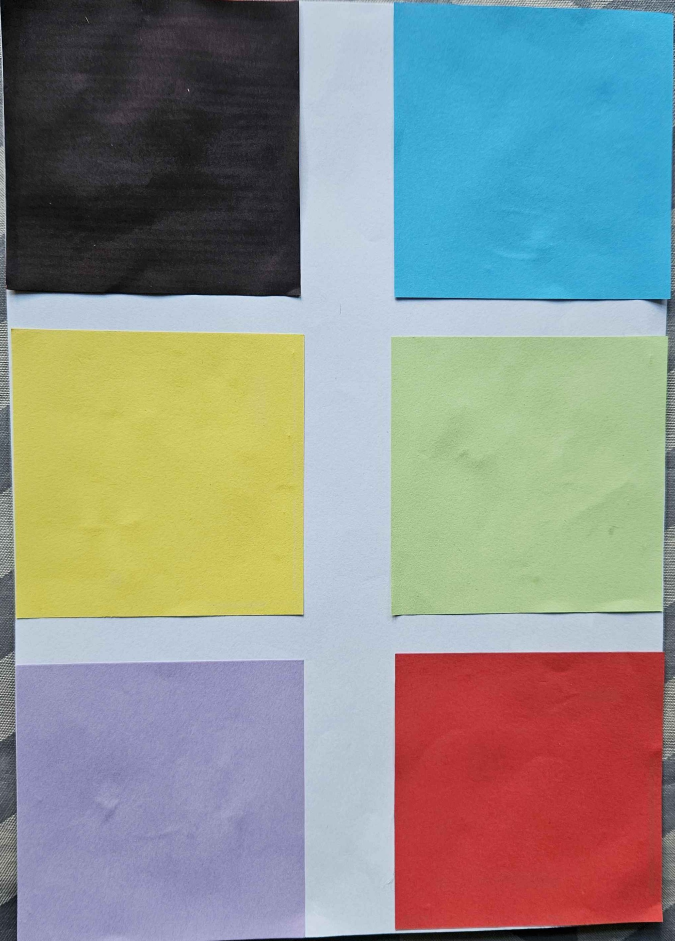
//> input picture src/test/DetectColor/colors.jpg, 2024 x 2823 px (shown at 1/3 size)
$ ./test   (built with g++ and OpenCV 4)
//> lines starting //> are read from the running program, lines starting //| are printed output that depends on the picture; after the words box and inside, x2 and y2 are one past the last pixel; in counts of white or black regions, pixels touching at a corner belong together
#include <opencv2/imgcodecs.hpp>
#include <opencv2/highgui.hpp>
#include <opencv2/imgproc.hpp>
#include <iostream>

int hMin = 0, sMin = 0, vMin = 0;
int hMax = 179, sMax = 255, vMax = 255;

const unsigned short OUTPUT_WIDTH = 240, OUTPUT_HEIGHT = 320;

// Callback functions for trackbars (no need to do anything here)
void onTrackbarChange(int, void*) {}

int main(int argc, char const *argv[]) {
    std::string path = "colors.jpg"; // Original size: 2.024 × 2.823
    cv::Mat img = cv::imread(path), imgHSV, mask;
//> img is the input picture: 2823 rows x 2024 cols, CV_8UC3; mean B, G, R 141.2, 146.4, 142.2
    cv::resize(img, img, cv::Size(OUTPUT_WIDTH, OUTPUT_HEIGHT));
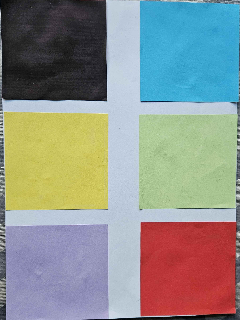
//> img: 320 rows x 240 cols, CV_8UC3; mean B, G, R 141.1, 146.3, 142.1
    cv::cvtColor(img, imgHSV, cv::COLOR_BGR2HSV);
//> imgHSV: 320 rows x 240 cols, CV_8UC3; mean H, S, V 82.8, 87.2, 175.9

    // Create trackbars in "Trackbars" window
    cv::namedWindow("Trackbars", cv::WINDOW_AUTOSIZE); // Create a window called "Control"
    cv::createTrackbar("Hue Min", "Trackbars", nullptr, 179, onTrackbarChange);
//> slider 'Hue Min' is set to 35
    cv::createTrackbar("Sat Min", "Trackbars", nullptr, 255, onTrackbarChange);
//> slider 'Sat Min' is set to 51
    cv::createTrackbar("Val Min", "Trackbars", nullptr, 255, onTrackbarChange);
//> slider 'Val Min' is set to 51
    cv::createTrackbar("Hue Max", "Trackbars", nullptr, 179, onTrackbarChange);
//> slider 'Hue Max' is set to 179
    cv::createTrackbar("Sat Max", "Trackbars", nullptr, 255, onTrackbarChange);
//> slider 'Sat Max' is set to 255
    cv::createTrackbar("Val Max", "Trackbars", nullptr, 255, onTrackbarChange);
//> slider 'Val Max' is set to 255

    while (1) {
        // Get the trackbar values
        hMin = cv::getTrackbarPos("Hue Min", "Trackbars");
        sMin = cv::getTrackbarPos("Sat Min", "Trackbars");
        vMin = cv::getTrackbarPos("Val Min", "Trackbars");
        hMax = cv::getTrackbarPos("Hue Max", "Trackbars");
        sMax = cv::getTrackbarPos("Sat Max", "Trackbars");
        vMax = cv::getTrackbarPos("Val Max", "Trackbars");

        cv::Scalar lower(hMin, sMin, vMin);
        cv::Scalar upper(hMax, sMax, vMax);
        cv::inRange(imgHSV, lower, upper, mask);
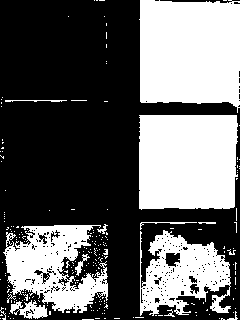
//> mask: 320 rows x 240 cols, CV_8UC1; 39.5% white; 217 white regions (201 under 20 px), largest, box (x1, y1, x2, y2) and area: (139, 0, 240, 113) 10132, (139, 115, 238, 210) 9077, (3, 225, 108, 313) 5188

        cv::imshow("Original", img); // Show normal image
        cv::imshow("Mask", mask); // Show mask
        cv::waitKey(20);
    }
    return 0;
}
